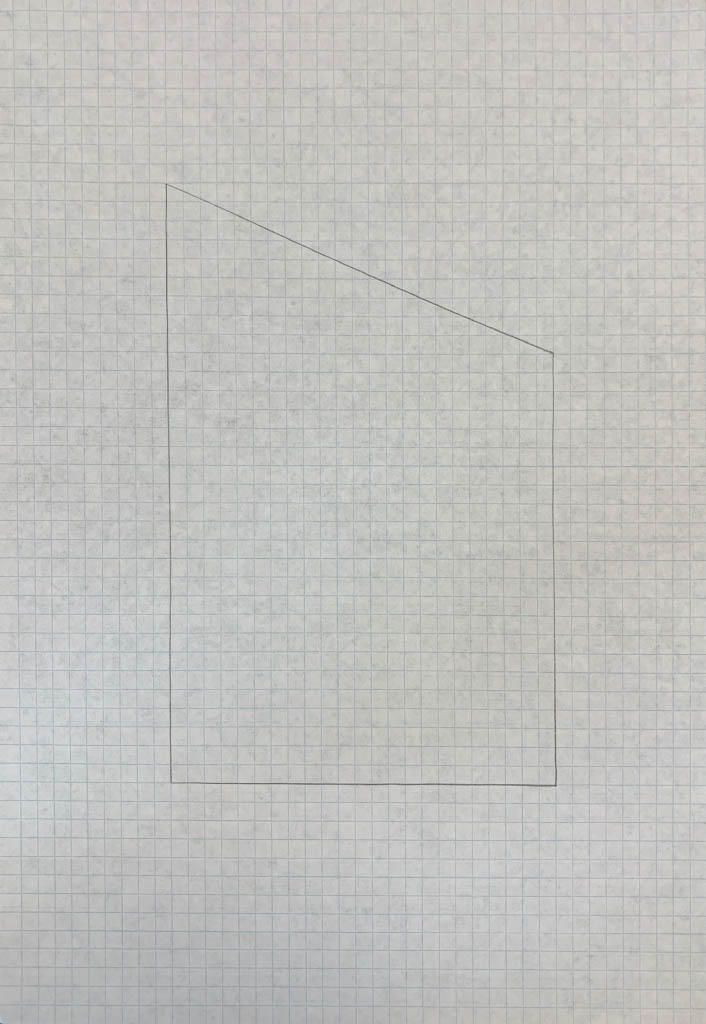
#> input picture Images/Test Images/pattern1.jpg, 706 x 1024 px, found by its file name
$ python program2.py
#> lines starting #> are read from the running program, lines starting #| are printed output that depends on the picture
import numpy as np
import cv2
import skimage.segmentation
from skimage.metrics import structural_similarity
from matplotlib import pyplot as plt
import matplotlib.image as img

img = plt.imread("pattern1.jpg")
#> img is the input picture: shape (1024, 706, 3); mean R, G, B 193.3, 193.4, 190.6
res = skimage.segmentation.felzenszwalb(img, scale=1000)
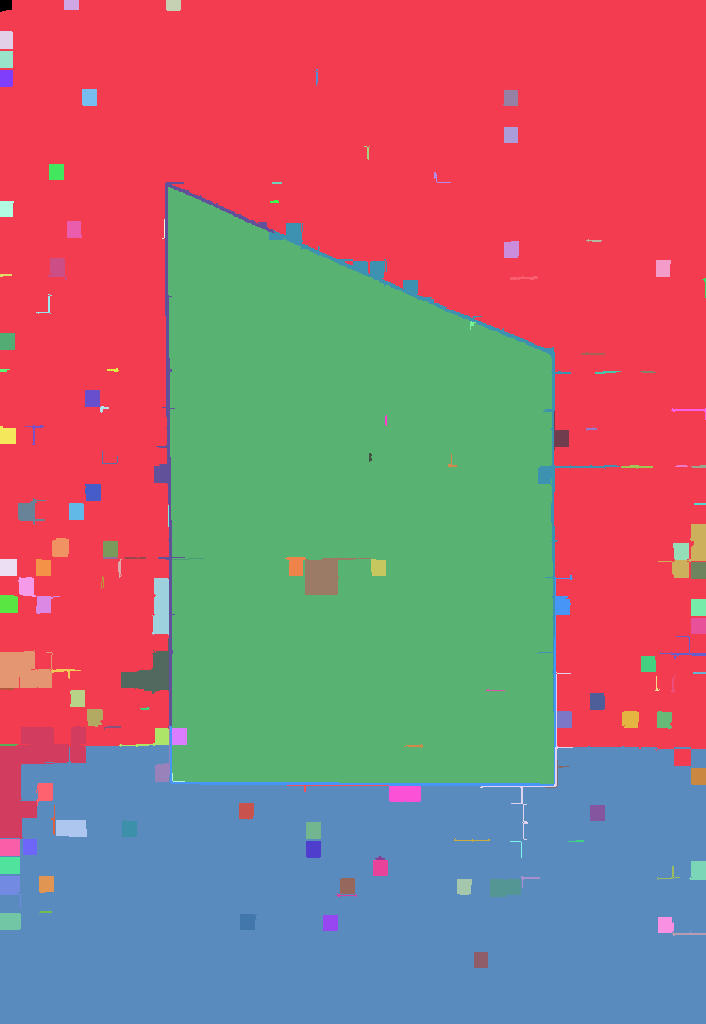
#> res: shape (1024, 706) int64; 141 distinct labels, from 0 to 140; one colour per label, 0 black
res1 = skimage.segmentation.felzenszwalb(img, scale=500)
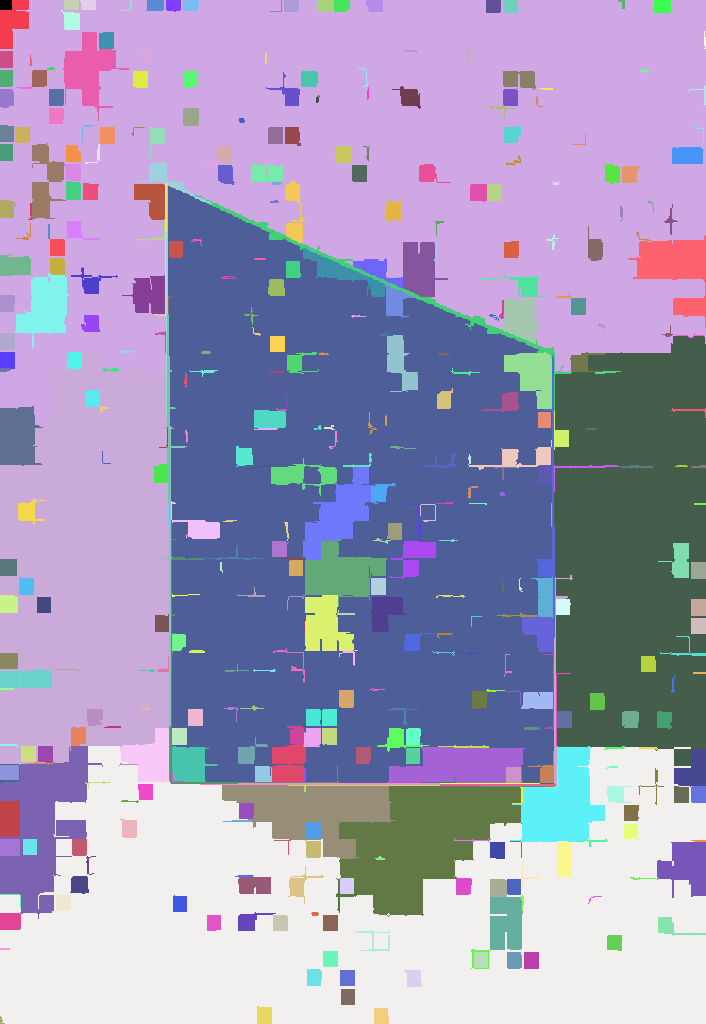
#> res1: shape (1024, 706) int64; 413 distinct labels, from 0 to 412; one colour per label, 0 black

#> (the run stopped early here; a loop or call above may not have finished)

$ run again, with Images/Test Images/pattern2.jpg copied over Images/Test Images/pattern1.jpg
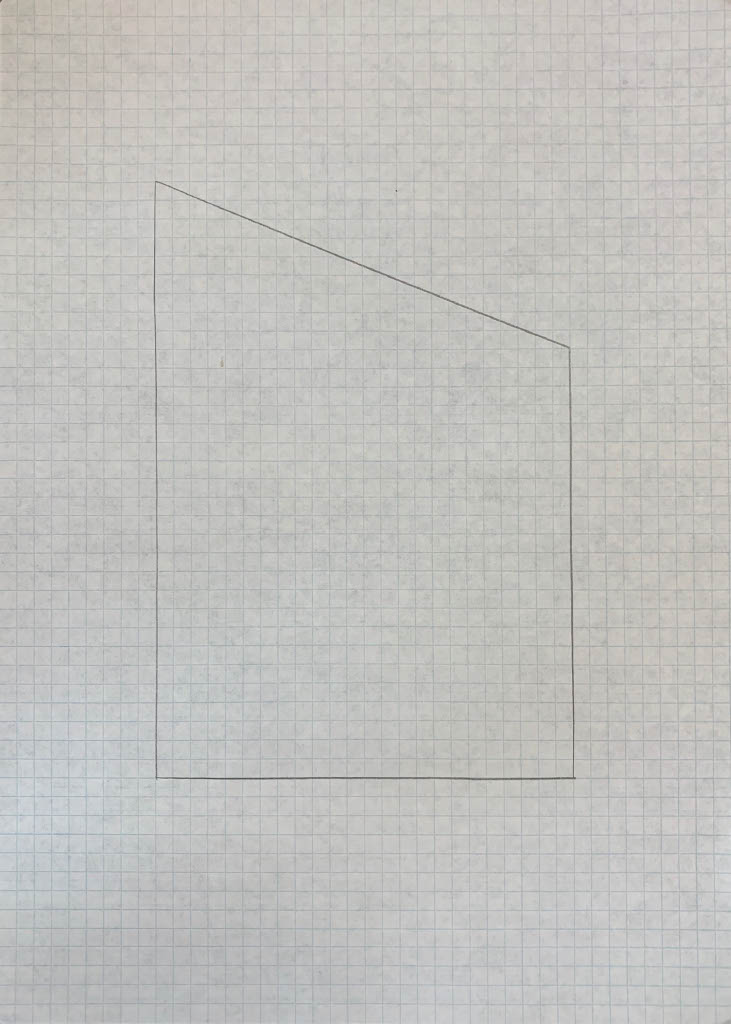
#> input picture Images/Test Images/pattern2.jpg, 731 x 1024 px, found by its file name
#> img is the input picture: shape (1024, 731, 3); mean R, G, B 193.7, 193.5, 190.6
#> `res = skimage.segmentation.felzenszwalb(img, scale=1000)`:
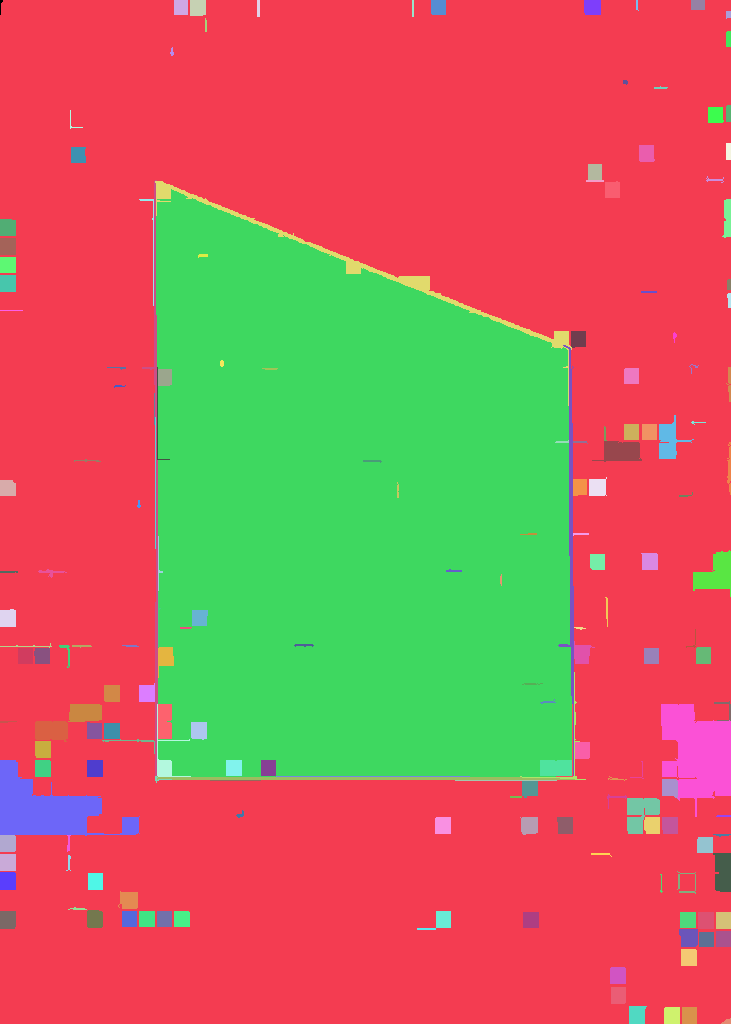
#> res: shape (1024, 731) int64; 179 distinct labels, from 0 to 178; one colour per label, 0 black
#> `res1 = skimage.segmentation.felzenszwalb(img, scale=500)`:
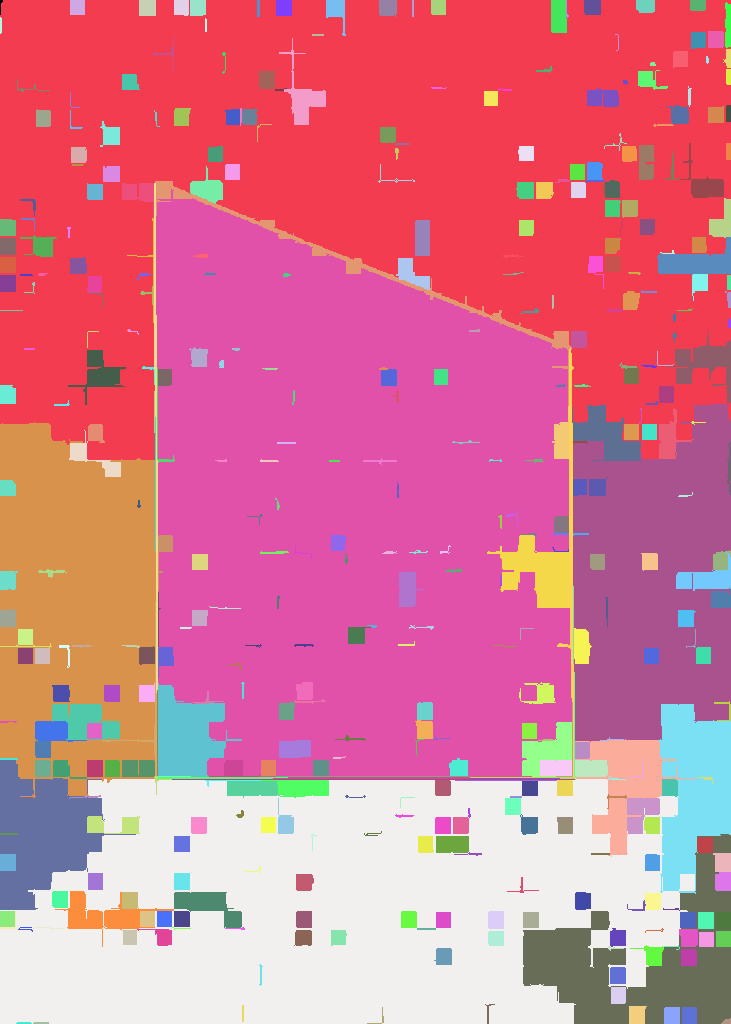
#> res1: shape (1024, 731) int64; 418 distinct labels, from 0 to 417; one colour per label, 0 black

$ run again, with Images/Test Images/pattern(3).jpg copied over Images/Test Images/pattern1.jpg
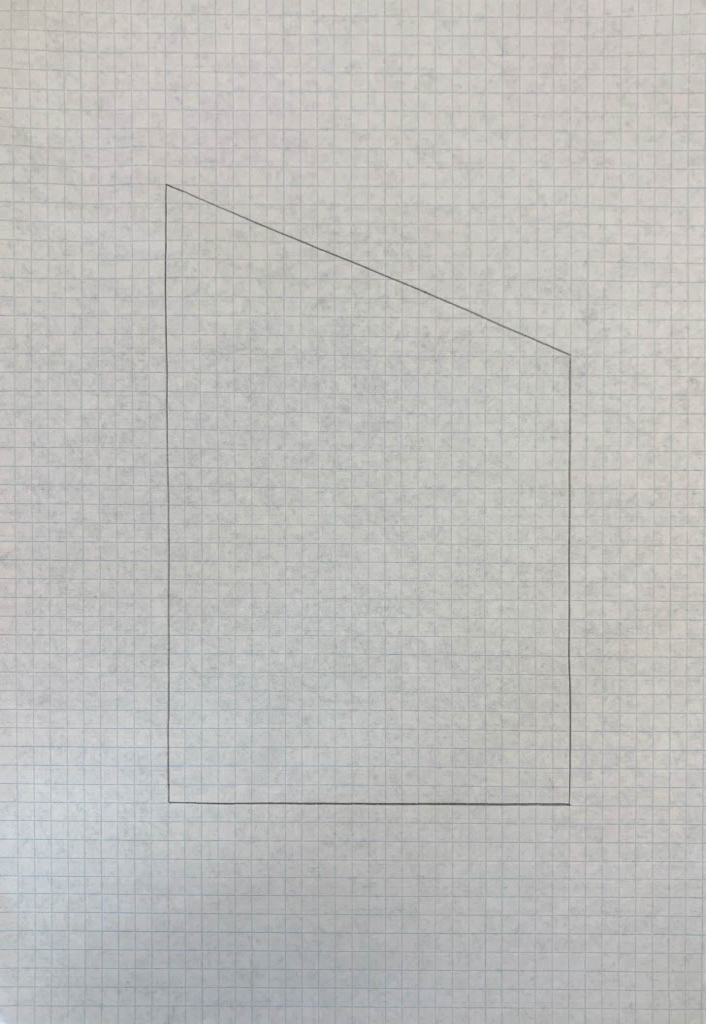
#> input picture Images/Test Images/pattern(3).jpg, 706 x 1024 px, found by its file name
#> img is the input picture: shape (1024, 706, 3); mean R, G, B 190.2, 189.8, 187.4
#> `res = skimage.segmentation.felzenszwalb(img, scale=1000)`:
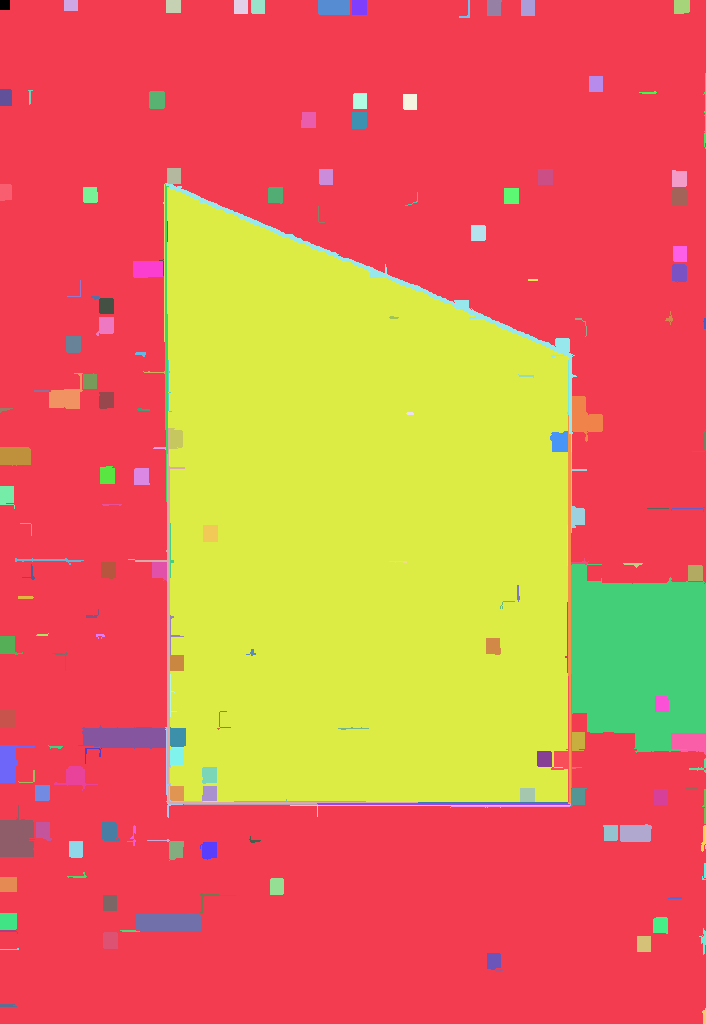
#> res: shape (1024, 706) int64; 173 distinct labels, from 0 to 172; one colour per label, 0 black
#> `res1 = skimage.segmentation.felzenszwalb(img, scale=500)`:
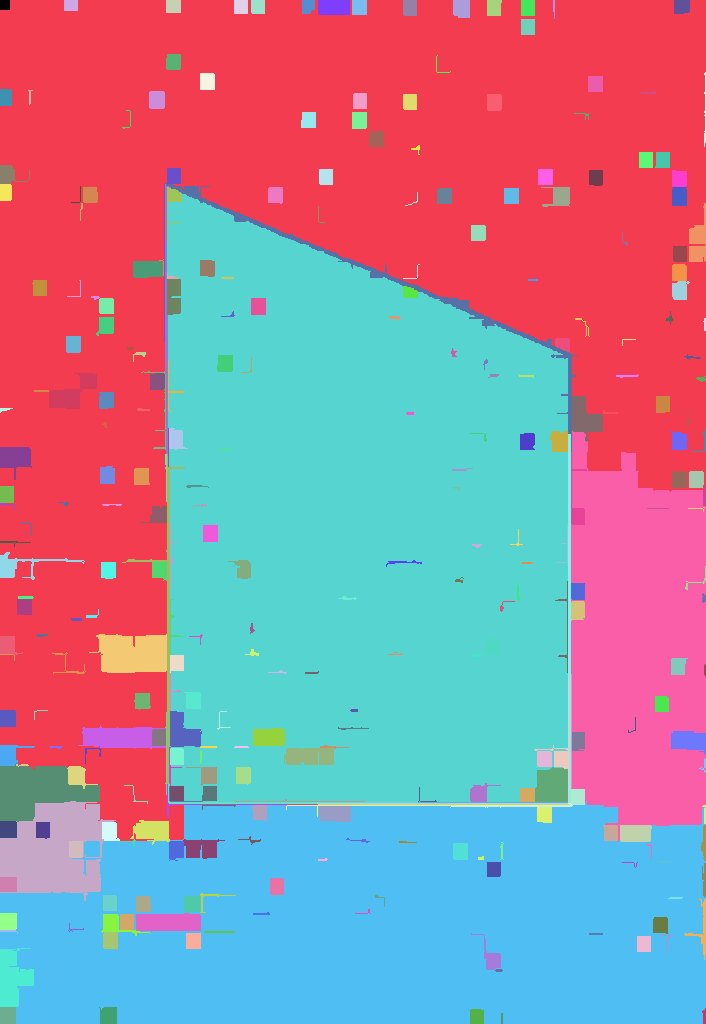
#> res1: shape (1024, 706) int64; 301 distinct labels, from 0 to 300; one colour per label, 0 black
